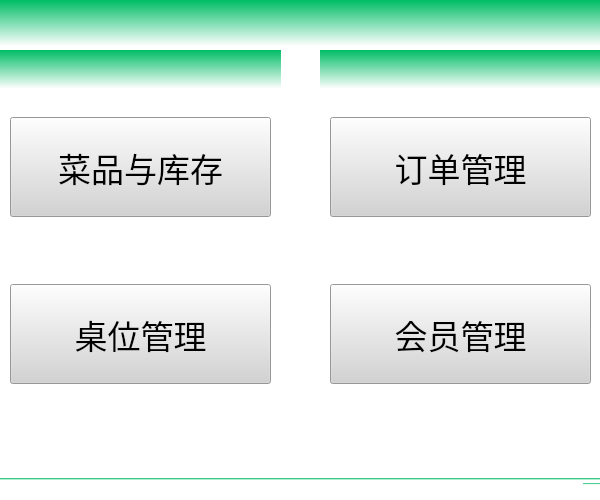
<?xml version="1.0" encoding="UTF-8"?>
<ui version="4.0">
 <class>MainWindow</class>
 <widget class="QMainWindow" name="MainWindow">
  <property name="geometry">
   <rect>
    <x>0</x>
    <y>0</y>
    <width>600</width>
    <height>500</height>
   </rect>
  </property>
  <property name="minimumSize">
   <size>
    <width>600</width>
    <height>500</height>
   </size>
  </property>
  <property name="maximumSize">
   <size>
    <width>600</width>
    <height>500</height>
   </size>
  </property>
  <property name="windowTitle">
   <string>餐饮管理系统</string>
  </property>
  <property name="statusTip">
   <string/>
  </property>
  <property name="autoFillBackground">
   <bool>false</bool>
  </property>
  <property name="styleSheet">
   <string notr="true">background-color:qlineargradient(spread:pad, x1:0, y1:0, x2:0, y2:0.0965909, stop:0 rgba(0, 189, 101, 255), stop:1 rgba(255, 255, 255, 255))</string>
  </property>
  <widget class="QWidget" name="centralwidget">
   <widget class="QWidget" name="gridLayoutWidget_2">
    <property name="geometry">
     <rect>
      <x>320</x>
      <y>50</y>
      <width>281</width>
      <height>401</height>
     </rect>
    </property>
    <layout class="QGridLayout" name="gridLayout_2" rowstretch="0,0" columnstretch="0">
     <property name="leftMargin">
      <number>10</number>
     </property>
     <property name="rightMargin">
      <number>10</number>
     </property>
     <property name="horizontalSpacing">
      <number>4</number>
     </property>
     <property name="verticalSpacing">
      <number>0</number>
     </property>
     <item row="1" column="0">
      <widget class="QPushButton" name="pushButton_6">
       <property name="minimumSize">
        <size>
         <width>0</width>
         <height>100</height>
        </size>
       </property>
       <property name="font">
        <font>
         <family>宋体</family>
         <pointsize>25</pointsize>
        </font>
       </property>
       <property name="autoFillBackground">
        <bool>false</bool>
       </property>
       <property name="styleSheet">
        <string notr="true">background-color: lightgrey;
color: black;</string>
       </property>
       <property name="text">
        <string>会员管理</string>
       </property>
       <property name="icon">
        <iconset theme="QIcon::ThemeIcon::AddressBookNew"/>
       </property>
       <property name="iconSize">
        <size>
         <width>90</width>
         <height>90</height>
        </size>
       </property>
      </widget>
     </item>
     <item row="0" column="0">
      <widget class="QPushButton" name="pushButton_3">
       <property name="minimumSize">
        <size>
         <width>0</width>
         <height>100</height>
        </size>
       </property>
       <property name="font">
        <font>
         <family>宋体</family>
         <pointsize>25</pointsize>
        </font>
       </property>
       <property name="autoFillBackground">
        <bool>false</bool>
       </property>
       <property name="styleSheet">
        <string notr="true">background-color: lightgrey;
color: black;</string>
       </property>
       <property name="text">
        <string>订单管理</string>
       </property>
       <property name="icon">
        <iconset theme="QIcon::ThemeIcon::WindowNew"/>
       </property>
       <property name="iconSize">
        <size>
         <width>90</width>
         <height>90</height>
        </size>
       </property>
      </widget>
     </item>
    </layout>
   </widget>
   <widget class="QWidget" name="gridLayoutWidget_3">
    <property name="geometry">
     <rect>
      <x>0</x>
      <y>50</y>
      <width>281</width>
      <height>401</height>
     </rect>
    </property>
    <layout class="QGridLayout" name="gridLayout_3" rowstretch="0,0" columnstretch="0">
     <property name="leftMargin">
      <number>10</number>
     </property>
     <property name="rightMargin">
      <number>10</number>
     </property>
     <property name="horizontalSpacing">
      <number>4</number>
     </property>
     <property name="verticalSpacing">
      <number>0</number>
     </property>
     <item row="1" column="0">
      <widget class="QPushButton" name="pushButton_7">
       <property name="minimumSize">
        <size>
         <width>0</width>
         <height>100</height>
        </size>
       </property>
       <property name="font">
        <font>
         <family>宋体</family>
         <pointsize>25</pointsize>
        </font>
       </property>
       <property name="autoFillBackground">
        <bool>false</bool>
       </property>
       <property name="styleSheet">
        <string notr="true">background-color: lightgrey;
color: black;</string>
       </property>
       <property name="text">
        <string>桌位管理</string>
       </property>
       <property name="icon">
        <iconset theme="start-here"/>
       </property>
       <property name="iconSize">
        <size>
         <width>90</width>
         <height>90</height>
        </size>
       </property>
      </widget>
     </item>
     <item row="0" column="0">
      <widget class="QPushButton" name="stockbutton">
       <property name="minimumSize">
        <size>
         <width>0</width>
         <height>100</height>
        </size>
       </property>
       <property name="font">
        <font>
         <family>宋体</family>
         <pointsize>25</pointsize>
        </font>
       </property>
       <property name="autoFillBackground">
        <bool>false</bool>
       </property>
       <property name="styleSheet">
        <string notr="true">background-color: lightgrey;
color: black;</string>
       </property>
       <property name="text">
        <string>菜品与库存</string>
       </property>
       <property name="icon">
        <iconset theme="applications-development"/>
       </property>
       <property name="iconSize">
        <size>
         <width>90</width>
         <height>90</height>
        </size>
       </property>
      </widget>
     </item>
    </layout>
   </widget>
  </widget>
  <widget class="QMenuBar" name="menubar">
   <property name="geometry">
    <rect>
     <x>0</x>
     <y>0</y>
     <width>600</width>
     <height>17</height>
    </rect>
   </property>
  </widget>
  <widget class="QStatusBar" name="statusbar"/>
 </widget>
 <resources/>
 <connections/>
</ui>
